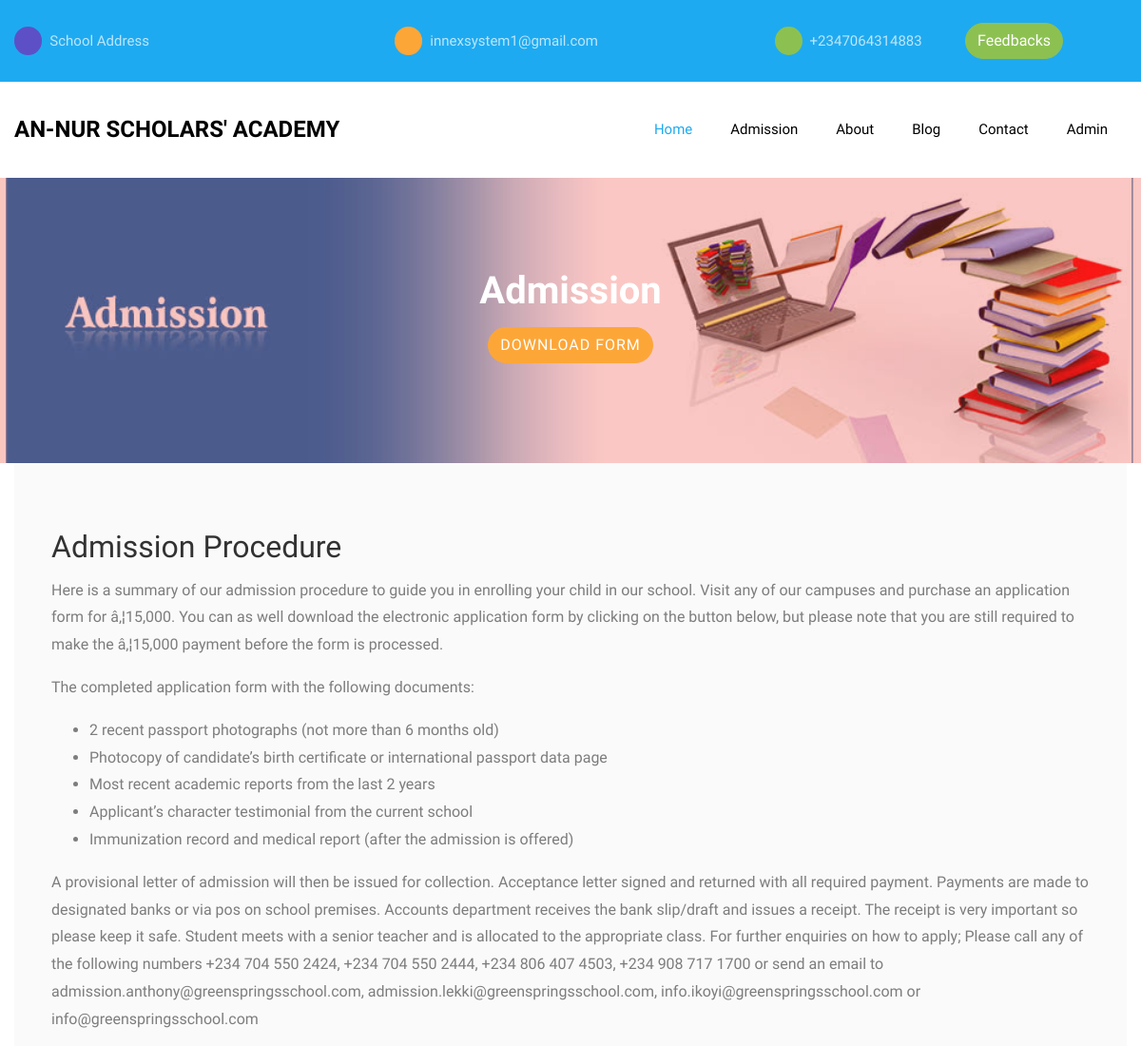
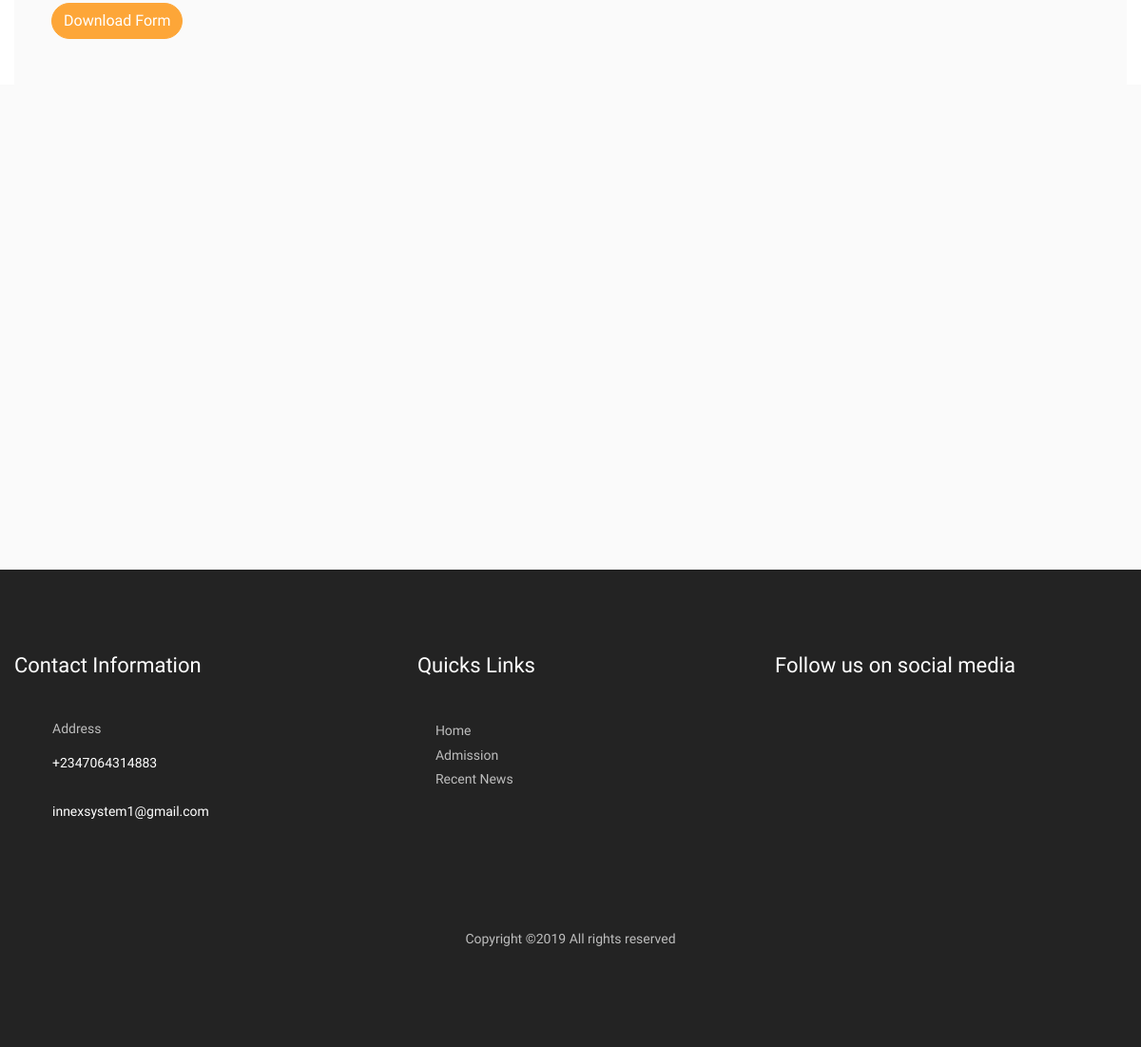
Page /admission.php on the committed database (2 pictures, top to bottom).
### tables this page shows
CREATE TABLE `settings` (
  `id` int(3) NOT NULL,
  `css` varchar(30) NOT NULL,
  `admin_access` varchar(30) NOT NULL,
  `site_status` varchar(30) NOT NULL,
  `url` varchar(30) NOT NULL,
  `admin_id` int(1) NOT NULL,
  `email` varchar(50) NOT NULL,
  `address` varchar(255) NOT NULL,
  `phone` varchar(20) NOT NULL,
  `fb` varchar(100) NOT NULL,
  `tw` varchar(100) NOT NULL,
  `ins` varchar(100) NOT NULL
);

CREATE TABLE `admission` (
  `admission_id` int(11) NOT NULL,
  `caption` varchar(255) NOT NULL,
  `contents` text NOT NULL,
  `form` varchar(255) NOT NULL,
  `post_date` varchar(255) NOT NULL,
  `author` varchar(255) NOT NULL
);

### includes/db.php (called while the page is built, shortened)
<?php
$connection = mysqli_connect(DB_HOST,DB_USER,DB_PASS,DB_NAME);
$query = "SELECT * FROM settings";
$select_all_settings = mysqli_query($connection, $query);
while ($row = mysqli_fetch_assoc($select_all_settings)) {
    $siteemail = $row['email'];
    $siteaddress = $row['address'];
    $sitephone = $row['phone'];
}

### content-admission.php (the view)
<?php
$query = "SELECT * FROM admission";
$select_all = mysqli_query($connection, $query);
$row = mysqli_fetch_assoc($select_all);
$form = $row['form'];
$caption = $row['caption'];
$contents = $row['contents'];
?>
<section class="hero-wrap hero-wrap-2" style="background-image: url('images/admission.jpg');">
    <div class="overlay"></div>
    <div class="container">
        <div class="row no-gutters slider-text align-items-center justify-content-center">
            <div class="col-md-9 ftco-animate text-center">
                <h1 class="mb-2 bread"><?php echo $caption; ?></h1>
                <p class="breadcrumbs"><a href="forms/<?php echo $form; ?>" class="btn btn-secondary">Download
                        Form</a></p>
            </div>
        </div>
    </div>
</section>
<section class="ftco-section ftco-no-pt ftc-no-pb">
    <div class="container">
        <div class="col-md-12 order-md-last wrap-about py-5 wrap-about bg-light">
            <div class="text px-4 ftco-animate">
                <p>
                    <?php echo $contents; ?>
                </p>
                <a href="forms/<?php echo $form; ?>" class="btn btn-secondary">Download Form</a>
            </div>
        </div>
    </div>
</section>

### includes/topbar.php (shortened to what this page needs)
<div class="py-4 bg-primary">
    <div class="container">
        <div class="row no-gutters d-flex align-items-start align-items-center px-3 px-md-0">
            <div class="col-lg-12 d-block">
                <div class="row d-flex">
                    <div class="col-md-4 pr-4 d-flex topper align-items-center">
                        <div class="icon bg-fifth mr-2 d-flex justify-content-center align-items-center"><span
                                class="icon-map"></span></div>
                        <span class="text"><?php echo $siteaddress; ?></span>
                    </div>
                    <div class="col-md-4 pr-4 d-flex topper align-items-center">
                        <div class="icon bg-secondary mr-2 d-flex justify-content-center align-items-center"><span
                                class="icon-paper-plane"></span></div>
                        <span class="text"><?php echo $siteemail; ?></span>
                    </div>
                    <div class="col-md-2 pr-2 d-flex topper align-items-center">
                        <div class="icon bg-tertiary mr-2 d-flex justify-content-center align-items-center"><span
                                class="icon-phone2"></span></div>
                        <span class="text"><?php echo $sitephone; ?></span>
                    </div>
                    <div class="col-md-2 pr-2 d-flex topper align-items-center">
                        <span class="text"><button type="button" class="btn btn-tertiary" data-toggle="modal"
                                data-target="#exampleModal">Feedbacks</button></span>
                    </div>
                </div>
            </div>
        </div>
    </div>
</div>

### includes/footer.php (shortened to what this page needs)
<footer class="ftco-footer ftco-bg-dark ftco-section">
    <div class="container">
        <div class="row mb-5">
            <div class="col-sm-6 col-md-4">
                <div class="ftco-footer-widget mb-5">
                    <h2 class="ftco-heading-2">Contact Information</h2>
                    <div class="block-23 mb-3">
                        <ul>
                            <li><span class="icon icon-map-marker"></span><span class="text">Address</span></li>
                            <li><a href="#"><span class="icon icon-phone"></span><span
                                        class="text"><?php echo $sitephone; ?></span></a></li>
                            <li><a href="#"><span class="icon icon-envelope"></span><span
                                        class="text"><?php echo $siteemail; ?></span></a></li>
                        </ul>
                    </div>
                </div>
            </div>
            <div class="col-sm-6 col-md-4">
                <div class="ftco-footer-widget mb-5 ml-md-4">
                    <h2 class="ftco-heading-2">Quicks Links</h2>
                    <ul class="list-unstyled">
                        <li><a href="index.php"><span class="ion-ios-arrow-round-forward mr-2"></span>Home</a></li>
                        <li><a href="admission.php"><span class="ion-ios-arrow-round-forward mr-2"></span>Admission</a>
                        </li>
                        <li><a href="blog.php"><span class="ion-ios-arrow-round-forward mr-2"></span>Recent News</a>
                        </li>
                    </ul>
                </div>
            </div>
            <div class="col-sm-6 col-md-3">
                <div class="ftco-footer-widget mb-5">
                    <h2 class="ftco-heading-2 mb-0">Follow us on social media</h2>
                    <ul class="ftco-footer-social list-unstyled float-md-left float-lft mt-3">
                    </ul>
                </div>
            </div>
        </div>
    </div>
    <div class="row">
        <div class="col-md-12 text-center">
            <p>
                Copyright &copy; All rights reserved </a>
            </p>
        </div>
    </div>
</footer>
</body>
</html>

### css/icomoon.css (style rules this page uses)
[class^="icon-"], [class*=" icon-"] { font-family: 'icomoon' !important; speak: none; font-style: normal; font-weight: normal; font-variant: normal; text-transform: none; line-height: 1; -webkit-font-smoothing: antialiased; -moz-osx-font-smoothing: grayscale; }
.icon-map-marker:before { content: "\f041"; }
.icon-phone:before { content: "\f095"; }
.icon-envelope:before { content: "\f0e0"; }
.icon-paper-plane:before { content: "\f1d8"; }
.icon-map:before { content: "\f279"; }
.icon-phone2:before { content: "\e0cd"; }

### rows in the picture
settings: address "School Address", email "innexsystem1@gmail.com", phone "+2347064314883"
admission: caption "Admission", contents "Admission Procedure Here is a summary of our admission procedure to guide you in enrolling your child in our school. Visit any of our campuses and purchase an application form for â‚¦15,000. You can as well download the electronic application form by clicking on the button below, but please note that you are still required to make the â‚¦15,000 payment before the form is processed. The completed application form with the following documents: 2 recent passport photographs (not more than 6 months old) Photocopy of candidate’s birth certificate or international passport data page Most recent academic reports from the last 2 years Applicant’s character testimonial from the current school…"
